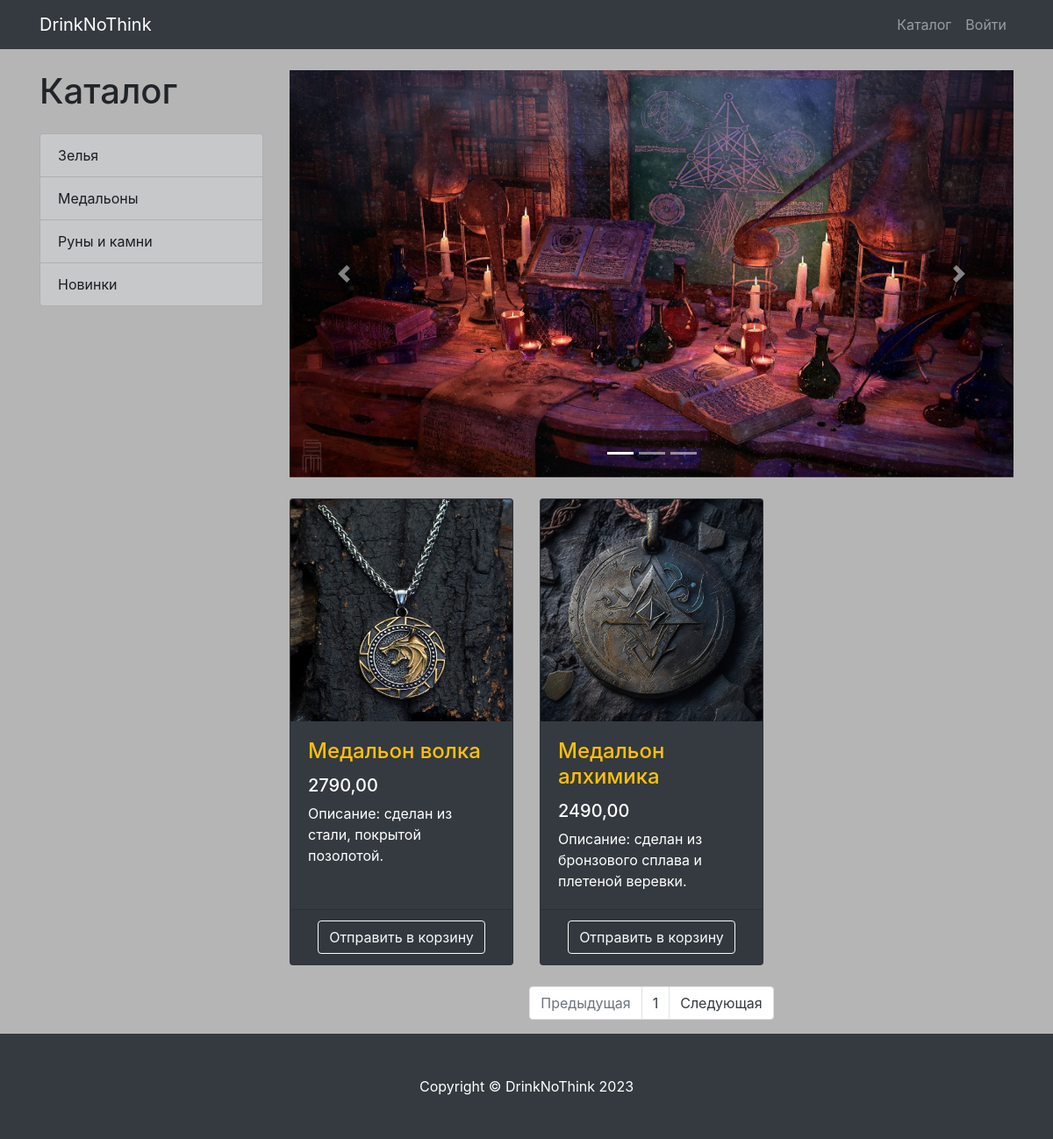
Screenshot of /products/category/2/ with the database file from the repository.
### products/models.py (models this page shows, shortened)
class ProductCategory(models.Model):
    name = models.CharField(max_length=128, unique=True)
    description = models.TextField(null=True, blank=True)
    class Meta:
        verbose_name = 'Категория'
        verbose_name_plural = 'Категории'

class Product(models.Model):
    name = models.CharField(max_length=256)
    description = models.TextField()
    price = models.DecimalField(max_digits=6, decimal_places=2)
    quantity = models.PositiveIntegerField(default=0)
    image = models.ImageField(upload_to='products_images')
    category = models.ForeignKey(to=ProductCategory, on_delete=models.CASCADE)
    class Meta:
        verbose_name = 'Продукт'
        verbose_name_plural = 'Продукты'
        ordering = ['id']

### products/views.py (the view)
# urls.py: path('', products, name='index'),
def products(request, category_id=None, page_number=1):
    products = Product.objects.filter(category_id=category_id) if category_id else Product.objects.all()
    per_page = 3
    paginator = Paginator(products, per_page)
    products_paginator = paginator.page(page_number)
    context = {
        'title': 'Ассортимент',
        'categories': ProductCategory.objects.all(),
        'products': products_paginator,
    }
    return render(request, 'products/products.html', context)

### products/templates/products/products.html (shortened to what this page needs)
{% extends 'products/base.html' %}
{% load static %}
{% block css %}
        <link href="{% static 'vendor/css/products.css' %}" rel="stylesheet">
{% endblock %}
{% block content %}
        <div class="container">
    <div class="row">
        <div class="col-lg-3">
            <h1 class="my-4">Каталог </h1>
            <div class="list-group">
                {% for category in categories %}
                    <a href="{% url 'products:category' category.id %}" class="list-group-item list-group-item-action list-group-item-dark">
                        {{ category.name }}
                    </a>
                {% endfor %}
            </div>
        </div>
        <div class="col-lg-9">
            <div id="carouselExampleIndicators" class="carousel slide my-4" data-ride="carousel">
                <ol class="carousel-indicators">
                    <li data-target="#carouselExampleIndicators" data-slide-to="0" class="active"></li>
                    <li data-target="#carouselExampleIndicators" data-slide-to="1"></li>
                    <li data-target="#carouselExampleIndicators" data-slide-to="2"></li>
                </ol>
                <div class="carousel-inner" role="listbox">
                    <div class="carousel-item active">
                        <img class="d-block img-fluid" src="/static/vendor/img/slides/slide-1.jpg" alt="First slide">
                    </div>
                </div>
                <a class="carousel-control-prev" href="#carouselExampleIndicators" role="button" data-slide="prev">
                    <span class="carousel-control-prev-icon" aria-hidden="true"></span>
                </a>
                <a class="carousel-control-next" href="#carouselExampleIndicators" role="button" data-slide="next">
                    <span class="carousel-control-next-icon" aria-hidden="true"></span>
                </a>
            </div>
            <div class="row">
                {% for products in products %}
                    <div class="col-lg-4 col-md-6 mb-4">
                    <div class="card h-100 text-white bg-dark">
                        <a href="#">
                            <img class="card-img-top"
                                 src="{{ products.image.url }}"
                                 alt="">
                        </a>
                        <div class="card-body">
                            <h4 class="card-title">
                                <a href="#" class="text-warning">{{ products.name }}</a>
                            </h4>
                            <h5>{{ products.price }}</h5>
                            <p class="card-text">{{ products.description }}</p>
                        </div>
                        <div class="card-footer text-center">
                            <a class="btn btn-outline-light"
                               href="{% url 'products:basket_add' products.id %}">
                                Отправить в корзину
                            </a>
                        </div>
                    </div>
                </div>
                {% endfor %}
            </div>
            <nav aria-label="Page navigation example">
                <ul class="pagination justify-content-center">
                    <li class="page-item {% if not products.has_previous %} disabled {% endif %}">
                        <a class="page-link"
                           href="{% if products.has_previous %} {% url 'products:paginator' products.previous_page_number %} {% else %} # {% endif %}"
                           tabindex="-1" aria-disabled="true">
                            Предыдущая
                        </a>
                    </li>
                    {% for page in products.paginator.page_range %}
                        <li class="page-item">
                            <a class="page-link text-dark" href="{% url 'products:paginator' page %}">
                                {{ page }}
                            </a>
                        </li>
                    {% endfor %}
                    <li class="page-item {% if not products.has_next %} disabled {% endif %}">
                        <a class="page-link text-dark"
                           href="{% if products.has_next %} {% url 'products:paginator' products.next_page_number %} {% else %} # {% endif %}">
                            Следующая
                        </a>
                    </li>
                </ul>
            </nav>
        </div>
    </div>
</div>
{% endblock %}
{% block footer %}
        <footer class="py-5 bg-dark">
    <div class="container">
        <p class="m-0 text-center text-white">Copyright &copy; DrinkNoThink 2023</p>
    </div>
</footer>
{% endblock %}

### rows the page displays
ProductCategory: name "Зелья"
ProductCategory: name "Медальоны"
ProductCategory: name "Руны и камни"
ProductCategory: name "Новинки"
Product: image (picture), name "Медальон волка", price "2790,00", description "Описание: сделан из стали, покрытой позолотой."
Product: image (picture), name "Медальон алхимика", price "2490,00", description "Описание: сделан из бронзового сплава и плетеной веревки."

### other values shown
{{ page }} "1"
